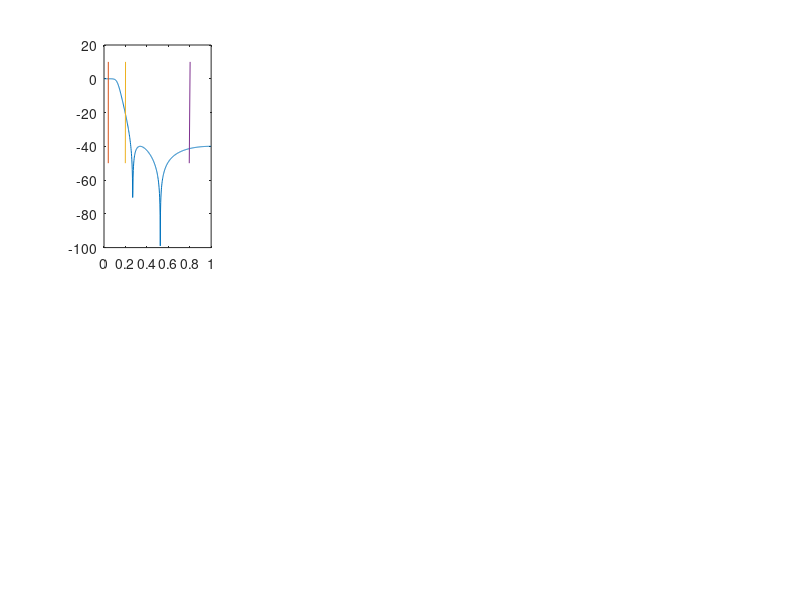

Source code (MATLAB): (Note: this script raises an error after producing the figure.)
function FiltersDigital
    
    % TYPE OF FILTRATION
    ftype = 0; % 0- difference; 1 - convolution

    Np = 3; % number of periods
    % Frequences
    Om = [1 5 20];
    % Amplitudes
    Amp = [10 3 1];
    AmpN = 0; % noise amplitude    % Phases
    Phi = [0 pi/2 pi/3];
    fs = 8; % sampling frequency
    Omd = pi*fs;
    
    %
    h_min = -50;
    h_max = 10;
    H = [h_min h_max];
    Om1 = [Om(1)/Omd 1.01*Om(1)/Omd];
    Om2 = [Om(2)/Omd 1.01*Om(2)/Omd];
    Om3 = [Om(3)/Omd 1.01*Om(3)/Omd];
   
    % INPUT SIGNAL
    T = 1 / fs;
    t = 0:T:Np*max(2*pi./Om);   
    s = signal(t, Om, Amp, AmpN, Phi);
    
    % IIR FILTERS
    Wlp = 0.25;
    Whp = 0.3;
    Wbp = [0.1 0.3];
    Wbs = [0.1 0.75];
    n = 4; % filter order
    Rs = 40; % dB of attenuation
    
    % lowpass
    [b,a] = cheby2(n,Rs,Wlp);
    dataIn = s;
    dataOut = apply_filter(b,a,dataIn,fs,ftype);
    subplot(2,4,1);
    [h,w] = freqz(b,a);
    plot(w/pi,20*log10(abs(h)), Om1, H, Om2, H, Om3, H);
    ax = gca;
    ax.YLim = [h_min h_max];
    ax.XTick = 0:.5:2;
    xlabel('Normalized Frequency (\times\pi rad/sample)')
    ylabel('Magnitude (dB)')
    title('lowpass');
    subplot(2,4,5);
    plot(t, dataIn, t, dataOut);
    
    % highpass
    [b,a] = cheby2(n,Rs,Whp,'high');
    dataIn = s;
    dataOut = apply_filter(b,a,dataIn,fs,ftype);
    subplot(2,4,2);
    [h,w] = freqz(b,a);
    plot(w/pi,20*log10(abs(h)), Om1, H, Om2, H, Om3, H);
    ax = gca;
    ax.YLim = [h_min h_max];
    ax.XTick = 0:.5:2;
    xlabel('Normalized Frequency (\times\pi rad/sample)')
    ylabel('Magnitude (dB)')
    title('highpass');
    subplot(2,4,6);
    plot(t, dataIn, t, dataOut); 
    
     % bandpass
    [b,a] = cheby2(n,Rs,Wbp,'bandpass');
    dataIn = s;
    dataOut = apply_filter(b,a,dataIn,fs,ftype);
    subplot(2,4,3);
    [h,w] = freqz(b,a);
    plot(w/pi,20*log10(abs(h)), Om1, H, Om2, H, Om3, H);
    ax = gca;
    ax.YLim = [h_min h_max];
    ax.XTick = 0:.5:2;
    xlabel('Normalized Frequency (\times\pi rad/sample)')
    ylabel('Magnitude (dB)')
    title('bandpass');
    subplot(2,4,7);
    plot(t, dataIn, t, dataOut);
    
     % bandstop
    [b,a] = cheby2(n,Rs,Wbs,'stop');
    dataIn = s;
    dataOut = apply_filter(b,a,dataIn,fs,ftype);
    subplot(2,4,4);
    [h,w] = freqz(b,a);
    plot(w/pi,20*log10(abs(h)), Om1, H, Om2, H, Om3, H);
    ax = gca;
    ax.YLim = [h_min h_max];
    ax.XTick = 0:.5:2;
    xlabel('Normalized Frequency (\times\pi rad/sample)')
    ylabel('Magnitude (dB)')
    title('bandstop');
    subplot(2,4,8);
    plot(t, dataIn, t, dataOut);
    
    figure
    
    % FIR FILTERS
    
    ord = 44;
    low = 0.1;
    bnd = [0.5 0.9];
    
    % fir1
    b = fir1(ord,[low bnd],'DC-1',tukeywin(ord+1));
    a = 1;
    dataIn = s;
    dataOut = apply_filter(b,a,dataIn,fs,ftype); %filter(b,a,dataIn);
    subplot(2,2,1);
    [h,w] = freqz(b,a);
    plot(w/pi,20*log10(abs(h)), Om1, H, Om2, H, Om3, H);
    ax = gca;
    ax.YLim = [h_min h_max];
    ax.XTick = 0:.5:2;
    xlabel('Normalized Frequency (\times\pi rad/sample)')
    ylabel('Magnitude (dB)')
    title('fir1');
    subplot(2,2,3);
    plot(t, dataIn, t, dataOut);
    
    f = [0 0.05 0.4 0.6 0.95 1];
    c = [0 0.0 1.0 1.0 0.0 0];
    b = firpm(17,f,c);
    a = 1;
    dataIn = s;
    dataOut = apply_filter(b,a,dataIn,fs,ftype); %filter(b,a,dataIn);
    subplot(2,2,2);
    [h,w] = freqz(b,a);
    plot(w/pi,20*log10(abs(h)), Om1, H, Om2, H, Om3, H);
    ax = gca;
    ax.YLim = [h_min h_max];
    ax.XTick = 0:.5:2;
    xlabel('Normalized Frequency (\times\pi rad/sample)')
    ylabel('Magnitude (dB)')
    title('firpm');
    subplot(2,2,4);
    plot(t, dataIn, t, dataOut);    
    
    % IIR zeros and poles
    figure
    
    [b,a] = cheby2(n,Rs,Wlp);
    subplot(2,2,1);
    zplane(b,a);
    title('lowpass');
    
    [b,a] = cheby2(n,Rs,Whp,'high');;
    subplot(2,2,2);
    zplane(b,a);
    title('highpass');
    
    [b,a] = cheby2(n,Rs,Wbp,'bandpass');
    subplot(2,2,3);
    zplane(b,a);
    title('bandpass');
    
    [b,a] = cheby2(n,Rs,Wbs,'stop');
    subplot(2,2,4);
    zplane(b,a);
    title('bandstop');

end
      
function s = signal(t, Omega, Amp, AmpN, Phi)

    s = 0;
    for i = 1:length(Omega)
        s = s + Amp(i) * sin(Omega(i) * t + Phi(i));
    end
    s = s + AmpN * rand(1);
    
end

function y = apply_filter(b,a,x,fs,ftype)
    if ftype == 0
        y = filter_dif(b,a,x);
    else
        y = filter_convolution(b,a,x,fs);
    end
end

function y = filter_dif(b,a,x)
    
    Nt = length(x);
    y = zeros(1,Nt);
   
    P = length(b);
    Q = length(a);
    
    shift = max(P,Q) + 1;
    x = [zeros(1,shift) x];
    y = [zeros(1,shift) y];
    
    for n = shift:Nt+shift
        for i = 1:P
            y(n) = y(n) + b(i)*x(n+1-i);
        end
        for k = 2:Q
            y(n) = y(n) - a(k)*y(n+1-k);
        end
        y(n) = 1 / a(1) * y(n);
        a(1)
    end
    
    x = x(shift+1:end);
    y = y(shift+1:end);

end

function y = filter_convolution(b,a,x,fs)
    
    Nt = length(x);

    [h,t] = impz(b,a,Nt,fs);
    y = zeros(1,Nt);
    for k = 1:Nt
        for m = 1:k
            y(k) = y(k) + x(m) * h(k+1-m);
        end
    end
    
end